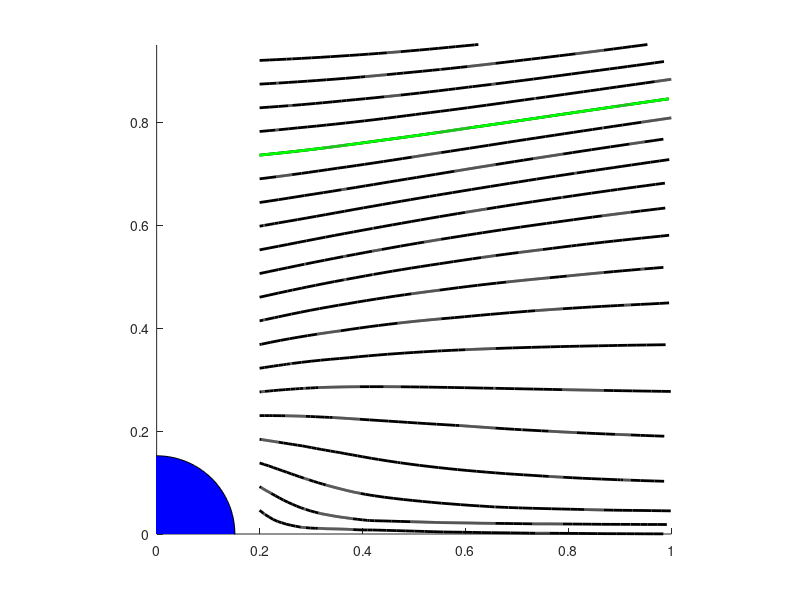

Reproduce this figure in MATLAB.
close all
clear
clc

% ===============================  LOAD PARAVIEW OUTPUT  ================================
% Load streamlines file
strData = load('venti_streamlines.csv');

xAll = strData(:,end-2);
yAll = strData(:,end-1);
zAll = strData(:,end);

% ====================================  PROCESSING  =====================================
% Domain limits (in the HP that the low goes from left to right)
xMin = min(xAll);
xMax = max(xAll);

LxDomain = xMax - xMin;

DiffLim  = LxDomain / 6; % In the hope that any streamline is longer than 3 points..

% Find when streamlines split, that is when the difference of two points is almost
% big as the x domain
diffBoolVect = abs(diff(xAll)) > DiffLim;

numStreamlines = nnz(diffBoolVect) + 1; % The number of streamlines is the number of
                                        % jumps plus 1.
startStreamlines = find(diffBoolVect == 1) + 1; % Starting point of each streamline
streamlinesExtremes = [1; startStreamlines; numel(xAll)]; % Add the last point.

%%% SOME BULLSHIT HERE
%%%  % Now, it's possible that paraview gave me one more jump after the last streamline.. if it's
%%%  % the case then remove it! And also remove the last idStreamlines element
%%%  if idStreamlines(end) == numel(xAll)
%%%    numStreamlines = numStreamlines - 1;
%%%    idStreamlines  = idStreamlines(1:end-1);
%%%  end

% Save streamlines into a struct of cell arrays
streamlines.x = {};
streamlines.y = {};
streamlines.z = {};

streamlinesplot = figure;
hold on

for strID = 1:numStreamlines

  streamlines.x{strID} = xAll(streamlinesExtremes(strID) : streamlinesExtremes(strID+1)-1);
  streamlines.y{strID} = yAll(streamlinesExtremes(strID) : streamlinesExtremes(strID+1)-1);
  streamlines.z{strID} = zAll(streamlinesExtremes(strID) : streamlinesExtremes(strID+1)-1);

  plot(streamlines.x{strID}, streamlines.y{strID},'-k', 'linewidth', 2)
end

% SUPERIMPOSING CYLINDER
R_cyl = 0.152;
Nth = 100;
thvec = linspace(0,2*pi, Nth + 1);
thvec = thvec(1:end-1);
xvec = R_cyl * cos(thvec);
yvec = R_cyl * sin(thvec);

figure(streamlinesplot)
fill(xvec, yvec, 'b')
%ylim([0, 0.5])
%xlim([-0.5, 0])
ylim([0, 0.95])
xlim([0, 1])

axis equal

% ===============================  EXPORT STREAMLINES  ====================================

% Which streamline do you wish to export?
fprintf('I have found %d streamlines.\n',numStreamlines);
user_choice = input('Exporting a streamline? If yes type the number, otherwise type "N" ','s');

if user_choice ~= 'N' % Then it's hopefully a number
  num_str = str2num(user_choice)
  if num_str > numStreamlines
    fprintf('\nMORON! You exceeded the available streamlines!\n\n');
    error('ABORTING.')
  end

  % Over-plotting the streamline
  figure(streamlinesplot)
  plot( streamlines.x{num_str}, streamlines.y{num_str}, 'g', 'linewidth',2 )

else
  fprintf('Grazie di aver volato con noi.\n');
  return
end


% Exporting that streamline
fid = fopen('user_choosed_streamline.dat','w');

for ii = streamlinesExtremes(num_str): streamlinesExtremes(num_str+1)-1
  DataNow = strData(ii, :); % Extract all the data on this streamline point
  for jj = 1:numel(DataNow)
    fprintf(fid, '%e ', DataNow(jj));
  end
  fprintf(fid, '\n');
end

fclose(fid);

